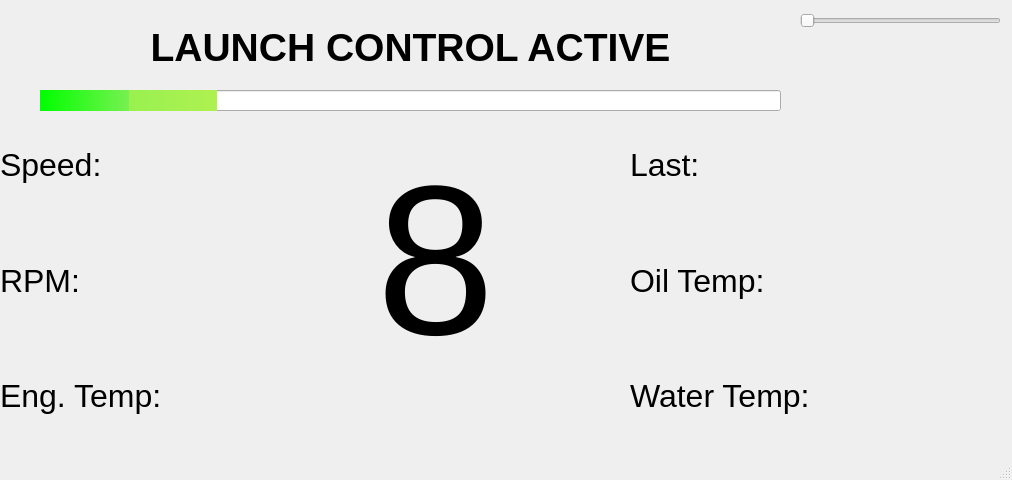
<?xml version="1.0" encoding="UTF-8"?>
<ui version="4.0">
 <class>MainWindow</class>
 <widget class="QMainWindow" name="MainWindow">
  <property name="geometry">
   <rect>
    <x>0</x>
    <y>0</y>
    <width>1012</width>
    <height>480</height>
   </rect>
  </property>
  <property name="font">
   <font>
    <family>Arial</family>
    <pointsize>8</pointsize>
    <weight>50</weight>
    <bold>false</bold>
   </font>
  </property>
  <property name="windowTitle">
   <string>MainWindow</string>
  </property>
  <property name="autoFillBackground">
   <bool>true</bool>
  </property>
  <widget class="QWidget" name="centralwidget">
   <widget class="QWidget" name="verticalLayoutWidget">
    <property name="geometry">
     <rect>
      <x>0</x>
      <y>110</y>
      <width>301</width>
      <height>341</height>
     </rect>
    </property>
    <layout class="QVBoxLayout" name="verticalLayout">
     <item>
      <widget class="QLabel" name="Speed">
       <property name="font">
        <font>
         <family>Arial</family>
         <pointsize>24</pointsize>
         <weight>50</weight>
         <bold>false</bold>
        </font>
       </property>
       <property name="text">
        <string>Speed: </string>
       </property>
      </widget>
     </item>
     <item>
      <widget class="QLabel" name="Rpm">
       <property name="font">
        <font>
         <family>Arial</family>
         <pointsize>24</pointsize>
         <weight>50</weight>
         <bold>false</bold>
        </font>
       </property>
       <property name="text">
        <string>RPM: </string>
       </property>
      </widget>
     </item>
     <item>
      <widget class="QLabel" name="Eng_temp">
       <property name="font">
        <font>
         <family>Arial</family>
         <pointsize>24</pointsize>
         <weight>50</weight>
         <bold>false</bold>
        </font>
       </property>
       <property name="styleSheet">
        <string notr="true"/>
       </property>
       <property name="text">
        <string>Eng. Temp: </string>
       </property>
      </widget>
     </item>
    </layout>
   </widget>
   <widget class="QWidget" name="verticalLayoutWidget_3">
    <property name="geometry">
     <rect>
      <x>40</x>
      <y>10</y>
      <width>741</width>
      <height>101</height>
     </rect>
    </property>
    <layout class="QVBoxLayout" name="verticalLayout_3">
     <item>
      <widget class="QLabel" name="label_7">
       <property name="font">
        <font>
         <family>Arial</family>
         <pointsize>29</pointsize>
         <weight>75</weight>
         <bold>true</bold>
        </font>
       </property>
       <property name="text">
        <string>LAUNCH CONTROL ACTIVE</string>
       </property>
       <property name="alignment">
        <set>Qt::AlignCenter</set>
       </property>
      </widget>
     </item>
     <item>
      <widget class="QProgressBar" name="progressBar">
       <property name="styleSheet">
        <string notr="true">QProgressBar::chunk {background: QLinearGradient( x1: 0, y1: 0, x2: 1, y2: 0,stop: 0 #00FF00,stop: 0.4999 #76F150,stop: 0.5 #98F150,stop: 1 #AEF150 );}</string>
       </property>
       <property name="value">
        <number>24</number>
       </property>
       <property name="textVisible">
        <bool>false</bool>
       </property>
      </widget>
     </item>
    </layout>
   </widget>
   <widget class="QWidget" name="verticalLayoutWidget_2">
    <property name="geometry">
     <rect>
      <x>630</x>
      <y>110</y>
      <width>261</width>
      <height>341</height>
     </rect>
    </property>
    <layout class="QVBoxLayout" name="verticalLayout_2">
     <item>
      <widget class="QLabel" name="last">
       <property name="font">
        <font>
         <family>Arial</family>
         <pointsize>24</pointsize>
         <weight>50</weight>
         <bold>false</bold>
        </font>
       </property>
       <property name="text">
        <string>Last: </string>
       </property>
      </widget>
     </item>
     <item>
      <widget class="QLabel" name="Oil_temp">
       <property name="font">
        <font>
         <family>Arial</family>
         <pointsize>24</pointsize>
         <weight>50</weight>
         <bold>false</bold>
        </font>
       </property>
       <property name="text">
        <string>Oil Temp: </string>
       </property>
      </widget>
     </item>
     <item>
      <widget class="QLabel" name="Water_temp">
       <property name="font">
        <font>
         <family>Arial</family>
         <pointsize>24</pointsize>
         <weight>50</weight>
         <bold>false</bold>
        </font>
       </property>
       <property name="styleSheet">
        <string notr="true"/>
       </property>
       <property name="text">
        <string>Water Temp: </string>
       </property>
      </widget>
     </item>
    </layout>
   </widget>
   <widget class="QWidget" name="verticalLayoutWidget_4">
    <property name="geometry">
     <rect>
      <x>240</x>
      <y>110</y>
      <width>391</width>
      <height>301</height>
     </rect>
    </property>
    <layout class="QVBoxLayout" name="verticalLayout_4">
     <item>
      <widget class="QLabel" name="gear_num">
       <property name="font">
        <font>
         <family>Arial</family>
         <pointsize>160</pointsize>
         <weight>50</weight>
         <bold>false</bold>
        </font>
       </property>
       <property name="text">
        <string>8</string>
       </property>
       <property name="alignment">
        <set>Qt::AlignCenter</set>
       </property>
      </widget>
     </item>
    </layout>
   </widget>
   <widget class="QWidget" name="horizontalLayoutWidget">
    <property name="geometry">
     <rect>
      <x>800</x>
      <y>0</y>
      <width>201</width>
      <height>41</height>
     </rect>
    </property>
    <layout class="QHBoxLayout" name="horizontalLayout">
     <item>
      <widget class="QSlider" name="horizontalSlider">
       <property name="orientation">
        <enum>Qt::Horizontal</enum>
       </property>
      </widget>
     </item>
    </layout>
   </widget>
  </widget>
  <widget class="QMenuBar" name="menubar">
   <property name="geometry">
    <rect>
     <x>0</x>
     <y>0</y>
     <width>1012</width>
     <height>22</height>
    </rect>
   </property>
  </widget>
  <widget class="QStatusBar" name="statusbar"/>
 </widget>
 <resources/>
 <connections/>
</ui>
